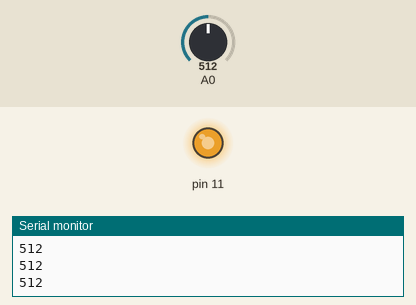
Bench run of a sketch on a simulated Arduino Uno, built with avr-gcc and run on an emulated ATmega328P. Shown: output pins drawn as LEDs (lit = HIGH), the last lines printed to the serial monitor. The test bench sets the inputs (shaded band); at power-on: A0 = 512.

Above: at 1.2 s.
1.3 s: A0 set to 716
At 1.9 s:
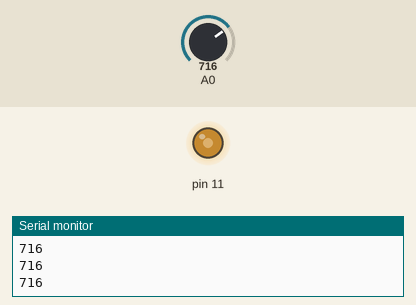
2.8 s: A0 set to 900
At 4.0 s:
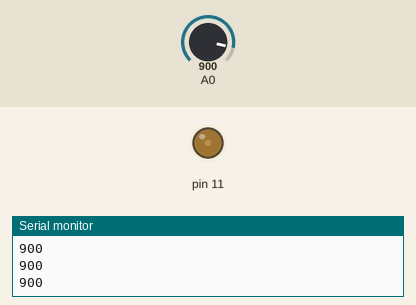
4.3 s: A0 set to 1023
At 5.4 s:
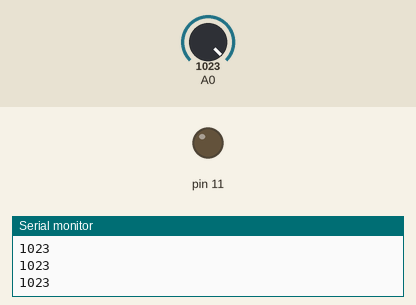
5.8 s: A0 set to 0
At 6.4 s:
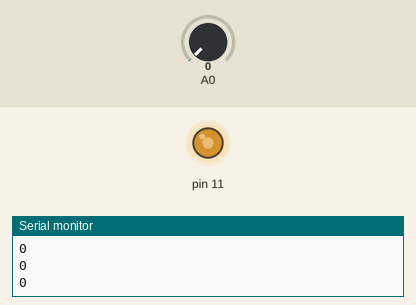
7.3 s: A0 set to 511
At 7.8 s:
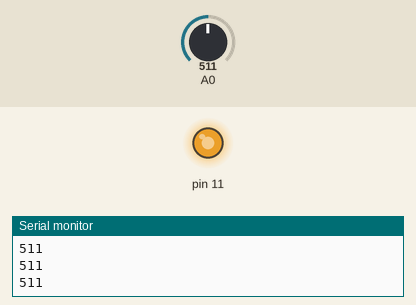
Timing chart, 0 to 9.8 s (numbered marks = the images above; inputs shaded):
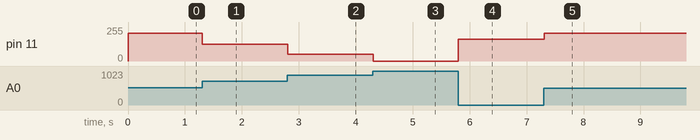

The sketch:

A08-LED-Photo_Register.ino
```cpp
void setup() {
  pinMode(11, OUTPUT);
  pinMode(A0, INPUT);
  Serial.begin(9600);
}

void loop() {
 int bright = analogRead(A0);
 Serial.println(bright);
 int val = map(bright, 400, 1023, 255 ,0);
 // Serial.println(val);
 analogWrite(11, val);
 delay(10);
}
```

Measured:
- after the input at 1.3 s, pin 11: 210/255 → 126/255 at once
- after the input at 2.8 s, pin 11: 126/255 → 51/255 at once
- after the input at 4.3 s, pin 11: 51/255 → 0/255 at once
- after the input at 5.8 s, pin 11: 0/255 → 162/255 at once
- after the input at 7.3 s, pin 11: 162/255 → 210/255 at once
